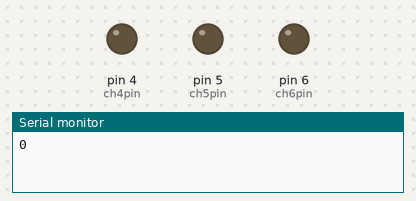
The sketch below on a simulated Arduino Uno, built with avr-gcc and run on an emulated ATmega328P. Shown: output pins drawn as LEDs (lit = HIGH), the last lines printed to the serial monitor.

Above: at 0.05 s.
At 6.45 s:
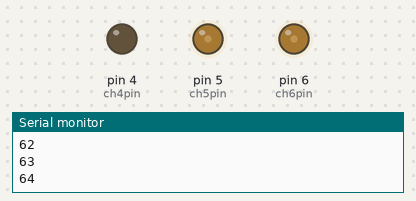
At 13.17 s:
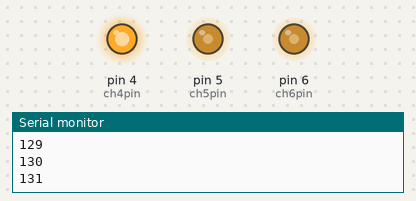
At 19.98 s:
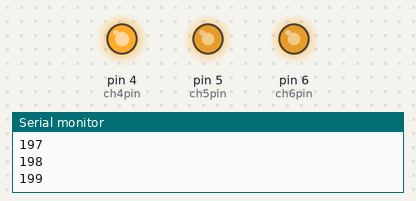
At 25.64 s:
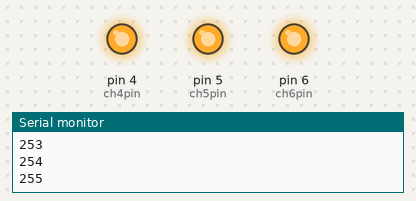
At 39.93 s:
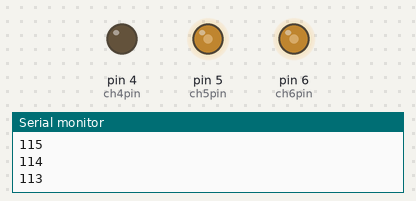
Timing chart, 0 to 40.0 s (numbered marks = the images above):
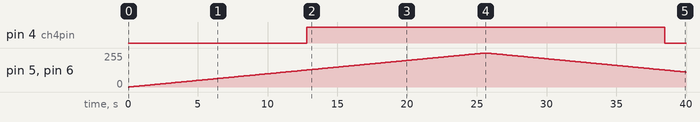

The sketch:

sketch_aug07a.ino
```cpp
const int ch4pin = 4;
const int ch5pin = 5;
const int ch6pin = 6;

void setup() {
  // put your setup code here, to run once:
  Serial.begin(9600);

  pinMode(ch4pin, OUTPUT);
  pinMode(ch5pin, OUTPUT);
  pinMode(ch6pin, OUTPUT);
}

void loop() {
  // put your main code here, to run repeatedly:

  for (int sig=0; sig<256; sig++)
  {
    analogWrite(ch4pin, sig);
    analogWrite(ch5pin, sig);
    analogWrite(ch6pin, sig);
    Serial.println(sig);
    delay(100);
  }

  for (int sig=255; sig>0; sig--)
  {
    analogWrite(ch4pin, sig);
    analogWrite(ch5pin, sig);
    analogWrite(ch6pin, sig);
    Serial.println(sig);
    delay(100);
  }
  delay(1000);
}
```

Measured:
- by itself, pin 4 (ch4pin): LOW → HIGH at 12.8 s, → LOW 25.7 s later
- by itself, pin 5 (ch5pin), pin 6 (ch6pin): rises from 0/255 to 255/255 in 25.4 s, then falls to 112/255 in 14.4 s
